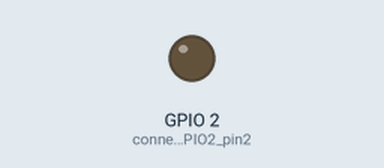
A sketch run on a simulated ESP8266 (NodeMCU). Shown: output pins drawn as LEDs (lit = HIGH). WiFi joins after 1.5 s; servers stay silent unless stated; what the sketch prints to the serial monitor is not drawn.

Above: at 1.62 s.
At 16.7 s:
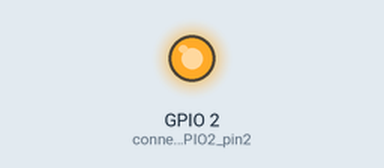
Timing chart, 0 to 40.8 s (numbered marks = the images above):
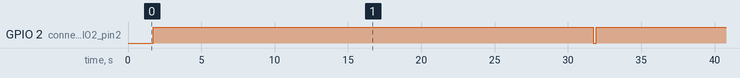

The sketch:

workingWithStatusFields_01_working.ino
```cpp
#include <ESP8266WiFi.h>

WiFiClient client;

void handShakeLd(char HET = '#', char HAT = '$', long SLP = 350);
int parseChars(char terminator = '|');
void readSerial(char terminator = '|');


//############ VARIABLES #############
String tsKey = "SE4PYB5942AXS6CT"; //dashboard api key of Thingspeak
const char* twKey = "YS5OTWDY58JTJ4FR"; // Twitter api key issued by thingSpeak
const char* ssid = "hermes-wlan";
const char* password = "Olimpietis";
const char* server = "api.thingspeak.com";
const int tsPort = 80; //standard port of thingspeak

long timeDelay = 30000;


void setup() {
  pinMode(2, OUTPUT); //connected to GPIO2 pin2
  digitalWrite(2, LOW);

  Serial.begin(9600);
  delay(10);
  WiFi.begin(ssid, password);
  Serial.println(ssid);
  while (WiFi.status() != WL_CONNECTED) {
    delay(500);
  }
  Serial.print(ssid);
  Serial.print("\t ON");
  // Serial.println();
  delay(10);
}


void loop() { // someHow writing to serial helps for no fucking reason


  pushStatusToTS(server, tsPort, tsKey, "ggwp");

  digitalWrite(2, HIGH);
  delay(timeDelay);
  digitalWrite(2, LOW);
  yield();
}// loop
```

pushStatusToTS.ino
```cpp
int pushStatusToTS(const char* server, const int port, String APIKey, String statusUp) {

  if (client.connect(server, port)) { //   "184.106.153.149" or api.thingspeak.com
    String postStr = APIKey;
    postStr += "&status=";
    postStr += statusUp;


    client.print("POST /update HTTP/1.1\n");
    client.print("Host: api.thingspeak.com\n");
    client.print("Connection: close\n");
    client.print("X-THINGSPEAKAPIKEY: " + APIKey + "\n");
    client.print("Content-Type: application/x-www-form-urlencoded\n");
    client.print("Content-Length: ");
    client.print(postStr.length());
    client.print("\n\n");
    client.print(postStr);
    client.stop();

    Serial.println(postStr); //----

    return 1;
  }
  else {
    Serial.println("Failed to connect to TS"); //----
    client.stop();
    return 0;
  }//else
}
```

Measured:
- by itself, GPIO 2 (connected_to_GPIO2_pin2): alternates HIGH for 30.0 s and LOW for 0.20 s
